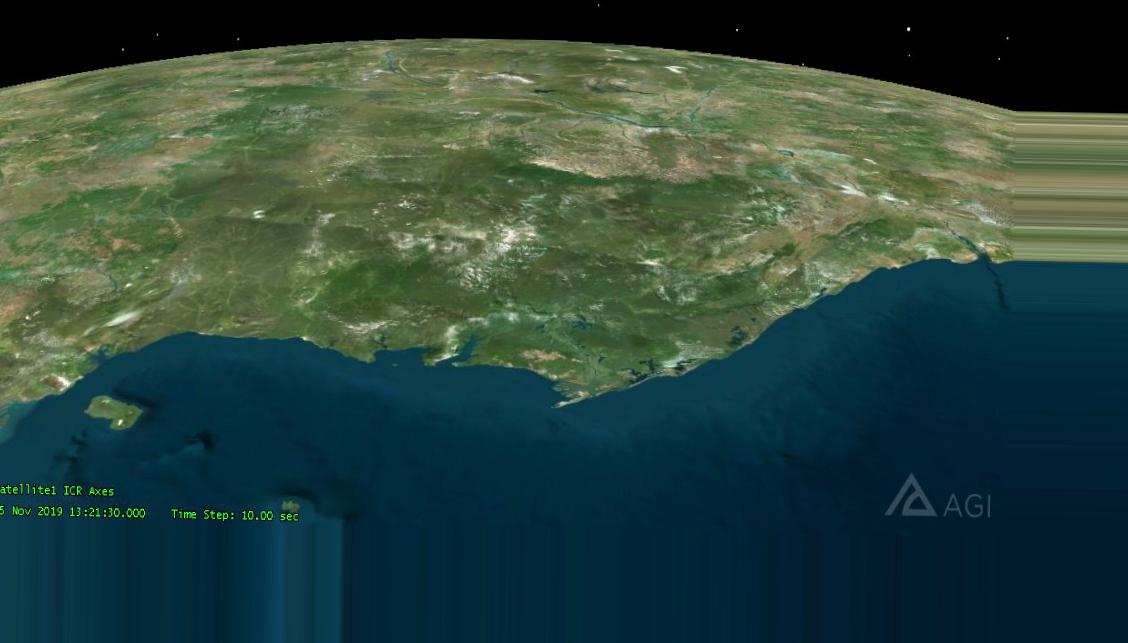
#> input picture train_aug/long_0/image_0_2829.jpeg, 1128 x 643 px; its folder holds 3 pictures in this run
$ python main_file.py   (older library calls are emulated)
#> lines starting #> are read from the running program, lines starting #| are printed output that depends on the picture
### network_class.py

#### Libraries
# Standard library
import random
import csv
# Third-party libraries
import numpy as np
import matplotlib.pyplot as plt

class Network(object):

    def __init__(self, sizes, act_func_flag, cost_func_flag, plot_flag, log_flag, momentum_flag):
        self.num_layers = len(sizes)
        self.sizes = sizes
        self.biases = [np.random.randn(y, 1) for y in sizes[1:]]
        self.weights = [np.random.randn(y, x)
                        for x, y in zip(sizes[:-1], sizes[1:])]
        self.accuracy_array = []
        self.epochs_array = []
        self.act_func_flag = act_func_flag
        self.cost_func_flag = cost_func_flag
        self.plot_flag = plot_flag
        self.log_flag = log_flag
        self.momentum_flag = momentum_flag

    # [5 lines left out: function feedforward, not called in this run]

    def SGD(self, training_data, epochs, mini_batch_size, eta, gamma, beta_1, beta_2,
            test_data=None):

        if test_data: n_test = len(test_data)
        n = len(training_data)
        self.epochs_array = np.arange(epochs)
        for j in range(epochs):
            t = 1
            random.shuffle(training_data)
            mini_batches = [
                training_data[k:k+mini_batch_size]
                for k in range(0, n, mini_batch_size)]
            for mini_batch in mini_batches:
                self.update_mini_batch(mini_batch, eta, gamma, beta_1, beta_2, t)
                t += 1
            if test_data:
                k = self.evaluate(test_data, j)
                print("Epoch {0}: {1} / {2}".format(
                    j, k, n_test))
                self.accuracy_array.append(k/n_test)
            else:
                print("Epoch {0} complete".format(j))
        if self.plot_flag == 1:
            self.plot()

    def update_mini_batch(self, mini_batch, eta, gamma, beta_1, beta_2, t):

        nabla_b = [np.zeros(b.shape) for b in self.biases]
        nabla_w = [np.zeros(w.shape) for w in self.weights]
        update_minus1_b = [np.zeros(b.shape) for b in self.biases]
        update_minus1_w = [np.zeros(w.shape) for w in self.weights]

        epsilon = np.power(0.1, 8)

        v_t_b = [np.zeros(b.shape) for b in self.biases]
        v_t_w = [np.zeros(w.shape) for w in self.weights]

        m_t_b = [np.zeros(b.shape) for b in self.biases]
        m_t_w = [np.zeros(w.shape) for w in self.weights]

        update_minus1_vtb = [np.zeros(b.shape) for b in self.biases]
        update_minus1_vtw = [np.zeros(w.shape) for w in self.weights]

        update_minus1_mtb = [np.zeros(b.shape) for b in self.biases]
        update_minus1_mtw = [np.zeros(w.shape) for w in self.weights]


        for x, y in mini_batch:

            # For using nestorov gradient descent
            if(self.momentum_flag == 2):
                self.weights = [w - (gamma/len(mini_batch))*u_m1_w
                        for w, u_m1_w in zip(self.weights, update_minus1_w)]

                self.biases = [b - (gamma/len(mini_batch))*u_m1_b
                       for b, u_m1_b in zip(self.biases, update_minus1_b)]

            delta_nabla_b, delta_nabla_w = self.backprop(x, y)


            update_minus1_b = [nb for nb in nabla_b]
            nabla_b = [nb+dnb for nb, dnb in zip(nabla_b, delta_nabla_b)]

            update_minus1_w = [nw for nw in nabla_w]
            nabla_w = [nw+dnw for nw, dnw in zip(nabla_w, delta_nabla_w)]

        # For using momentum and nestorov gradient descent
        if(self.momentum_flag == 1):
            # minus gamma times update t-1
            self.weights = [w-(eta/len(mini_batch))*nw - (gamma/len(mini_batch))*u_m1_w
                        for w, nw, u_m1_w in zip(self.weights, nabla_w, update_minus1_w)]

            self.biases = [b-(eta/len(mini_batch))*nb - (gamma/len(mini_batch))*u_m1_b
                       for b, nb, u_m1_b in zip(self.biases, nabla_b, update_minus1_b)]

        elif(self.momentum_flag == 2):
            self.weights = [w-(eta/len(mini_batch))*nw
                        for w, nw in zip(self.weights, nabla_w)]

            self.biases = [b-(eta/len(mini_batch))*nb
                       for b, nb in zip(self.biases, nabla_b)]

        # ADAM = annealing + momentum
        elif(self.momentum_flag == 3):

            # TODO correct this , beta_1 ^^ t
            update_minus1_vtw = [nw for nw in v_t_w]
            v_t_w = [np.multiply(np.multiply(n_t_w1, beta_2) + np.multiply(np.multiply(nw,nw),(1-beta_2)),
                                 1/(1-np.power(beta_2,t))) for n_t_w1, nw in zip( update_minus1_vtw, nabla_w)]
            update_minus1_vtb = [nb for nb in v_t_b]
            v_t_b = [np.multiply(np.multiply(n_t_b,beta_2) + np.multiply(np.multiply(nb,nb),(1-beta_2)),
                                 1 / (1 - np.power(beta_2, t))) for n_t_b, nb in zip(update_minus1_vtb, nabla_b)]

            update_minus1_mtw = [nw for nw in m_t_w]
            m_t_w = [np.multiply(np.multiply(m_t_w, beta_1) + np.multiply(nw,(1-beta_1)),
                                 1/(1-np.power(beta_1,t)))  for m_t_w, nw in zip(update_minus1_mtw, nabla_w)]

            update_minus1_mtb = [nb for nb in m_t_b]
            m_t_b = [np.multiply(np.multiply(m_t_b, beta_1) + np.multiply(nb, (1 - beta_1)),
                                 1 / (1 - np.power(beta_1, t))) for m_t_b, nb in zip(update_minus1_mtb, nabla_b)]

            self.weights = [w - (np.multiply(((eta/(np.sqrt(np.add(n1_t_w,epsilon))))/len(mini_batch)), m1_t_w))
                            for w, n1_t_w, m1_t_w in zip(self.weights, v_t_w, m_t_w)]

            self.biases = [b - (np.multiply(((eta/(np.sqrt(np.add(v1_t_b,epsilon))))/len(mini_batch)),m1_t_b))
                           for b, v1_t_b, m1_t_b in zip(self.biases, v_t_b, m_t_b)]

            # For using standard gradient descent
        elif(self.momentum_flag == 0):
            self.weights = [w - (eta / len(mini_batch)) * nw
                            for w, nw in zip(self.weights, nabla_w)]
            self.biases = [b - (eta / len(mini_batch)) * nb
                           for b, nb in zip(self.biases, nabla_b)]


    def backprop(self, x, y):

        nabla_b = [np.zeros(b.shape) for b in self.biases]
        nabla_w = [np.zeros(w.shape) for w in self.weights]
        # feedforward
        activation = x
        activations = [x] # list to store all the activations, layer by layer
        zs = [] # list to store all the z vectors, layer by layer
        for b, w in zip(self.biases, self.weights):
            z = np.dot(w, activation)+b
            zs.append(z)
            activation = self.act_func(z)
            activations.append(activation)
        # backward pass
        if(self.cost_func_flag == 1):
            delta = self.cost_derivative(activations[-1], zs[-1], y)
        else:
            delta = self.cost_derivative(activations[-1], zs[-1], y) * \
                    self.act_func_prime(zs[-1])

        nabla_b[-1] = delta
        nabla_w[-1] = np.dot(delta, activations[-2].transpose())

        for l in range(2, self.num_layers):
            z = zs[-l]
            sp = self.act_func_prime(z)
            delta = np.dot(self.weights[-l+1].transpose(), delta) * sp
            nabla_b[-l] = delta
            nabla_w[-l] = np.dot(delta, activations[-l-1].transpose())

        return (nabla_b, nabla_w)

    # [14 lines left out: function evaluate, not called in this run]

    def plot(self):
        fig = plt.figure()
        ax = fig.add_subplot(111)
        ax.plot(self.epochs_array, self.accuracy_array)
        ax.set_xlabel('Epoch')
        ax.set_ylabel('Accuracy')
        plt.show()

    def cost_derivative(self, output_activations, input_activations, y):
        if(self.cost_func_flag == 1):
            return (output_activations-y)
        # Cross Entropy with Softmax
        elif (self.cost_func_flag == 2):
            exps = np.exp(input_activations)
            exps = exps / np.sum(exps)
            return (exps-y)

    # Activation Function - Sigmoid or tanh
    def act_func(self, z):
        if (self.act_func_flag==1):
            return 1.0/(1.0+np.exp(-z))
        else:
            return np.tanh(z)

    # Activation Function derivative
    def act_func_prime(self, z):
        if(self.act_func_flag == 1):
            return self.act_func(z)*(1-self.act_func(z))
        else:
            return 1-(np.tanh(z))**2

### main_file.py
# Standard library
import random
import sys

import PIL
# My library
sys.path.append('/content/Earth_Images_Dataset')
import network_class
# Third-party libraries
import numpy as np

from PIL import Image


import sys
import os
import csv

# Constants
LEARNING_RATES = [0.01]
gamma = 0.9
beta_1 = 0.9
beta_2 = 0.999
NUM_EPOCHS = 30
MINI_BATCH_SIZE = 20
act_func_is_sigmoid = 1 # 1 - sigmoid , 0 - tanh
cost_func_flag = 1 #1-Square Error , 2-cross entropy
plot_flag = 1
log_flag = 0
momentum_flag = 0  #0 - Standard GD , 1 - Momentum , 2 - nestorov, 3 - ADAM


def main():
    run_networks()
#> (reads new_test_labels_project.csv from the repository)

def get_train_images():

    myFileList = createFileList_train('/content/Earth_Images_Dataset/train_aug')
#> pass 2 of the loop in createFileList_train, `for root, dirs, files in os.walk(myDir, topdown=False):`:
    basewidth = 320
    train_elements_generated = []
    k = 0
    for file in myFileList:
        k = k+1
        img_file = Image.open(file)
#> img_file is the input picture: PIL image 1128x643 RGB; mean R, G, B 43.9, 69.1, 62

        width, height = img_file.size
#> width = 1128; height = 643
        format = img_file.format
#> format = 'JPEG'
        mode = img_file.mode
#> mode = 'RGB'

        # Resizing the Image
        wpercent = (basewidth / float(img_file.size[0]))
#> wpercent = 0.284
        hsize = int((float(img_file.size[1]) * float(wpercent)))
#> hsize = 182
        img_file = img_file.resize((basewidth, hsize), PIL.Image.ANTIALIAS)
#> img_file: PIL image 320x182 RGB

        # Make image Greyscale
        img_grey = img_file.convert('L')
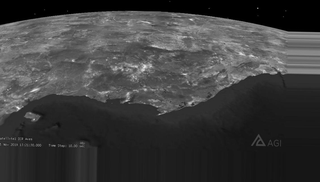
#> img_grey: PIL image 320x182 L; min 0, max 241, mean 60.8
        # img_grey.save('result.png')
        if (k == 1):
            img_grey.show()

        # Save Greyscale values
        value = np.asarray(img_grey.getdata(), dtype=np.int).reshape((img_grey.size[1], img_grey.size[0]))
        value = value.flatten()

        train_elements_generated.append(list(value))
#> pass 2 of the loop in get_train_images, `for file in myFileList:`:
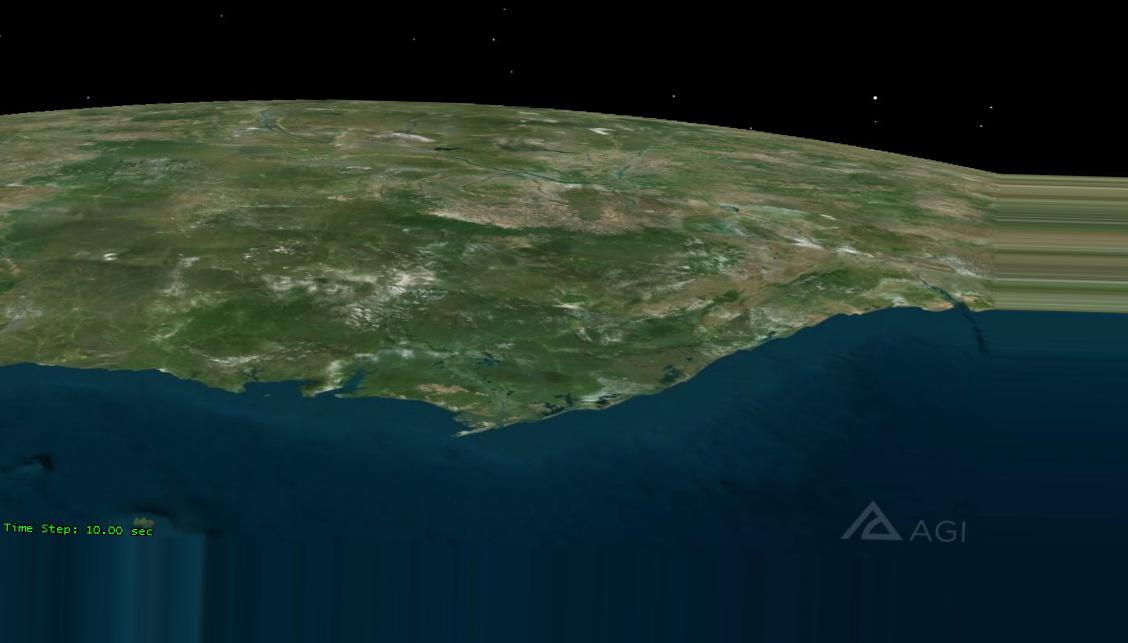
#> input picture train_aug/long_0/image_0_268.jpeg, 1128 x 643 px
#> in get_train_images, img_file is the input picture: PIL image 1128x643 RGB; mean R, G, B 32, 50.3, 45.6
#> img_file: PIL image 320x182 RGB
#> in get_train_images, `img_grey = img_file.convert('L')`:
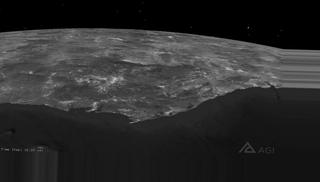
#> img_grey: PIL image 320x182 L; min 0, max 194, mean 44.3
    print('Train Images Loaded')
    print(len(train_elements_generated))
#| 2
    return (np.asarray(train_elements_generated))

def get_test_images():

    # CHANGE
    myFileList = createFileList_test('/content/Earth_Images_Dataset/test_aug')
    basewidth = 320
    test_elements_generated = []
    for file in myFileList:

        img_file = Image.open(file)

        width, height = img_file.size
        format = img_file.format
        mode = img_file.mode

        # Resizing the Image
        wpercent = (basewidth / float(img_file.size[0]))
        hsize = int((float(img_file.size[1]) * float(wpercent)))
        img_file = img_file.resize((basewidth, hsize), PIL.Image.ANTIALIAS)

        # Make image Greyscale
        img_grey = img_file.convert('L')
        # img_grey.save('result.png')
        # img_grey.show()

        # Save Greyscale values
        value = np.asarray(img_grey.getdata(), dtype=np.int).reshape((img_grey.size[1], img_grey.size[0]))
        value = value.flatten()
        test_elements_generated.append(list(value))

    print('Test Images Loaded')
    print(len(test_elements_generated))
    return (np.asarray(test_elements_generated))

def createFileList_train(myDir, format='.jpeg' ):
    fileList = []
    #print(myDir)
    for root, dirs, files in os.walk(myDir, topdown=False):
        for name in files:
            if name.endswith(format):
                fullName = os.path.join(root, name)
                fileList.append(fullName)
    return fileList

def createFileList_test(myDir, format='.jpg' ):
    fileList = []
    #print(myDir)
    for root, dirs, files in os.walk(myDir, topdown=False):
        for name in files:
            if name.endswith(format):
                fullName = os.path.join(root, name)
                fileList.append(fullName)
    return fileList

def load_data():

    # Get the testing Images
    test_data_ndarray = get_test_images()


    # Get the testing Labels
    with open('/content/Earth_Images_Dataset/new_test_labels_project.csv', newline='') as f2:
        l2 = list(csv.reader(f2))
    elements_2 = []
    for sub_list_2 in l2:
        for element in sub_list_2:
            temp = int(element)
            elements_2.append(temp)
    test_labels_ndarray = np.array(elements_2)
    print('Test Labels Loaded')
    test_data = (test_data_ndarray, test_labels_ndarray)

    # Get the training Images
    train_data_ndarray = get_train_images()

    # Get the training labels
    with open('/content/Earth_Images_Dataset/new_train_labels_project_aug.csv', newline='') as f2:
#> (reads new_train_labels_project_aug.csv from the repository)
        l2 = list(csv.reader(f2))
    elements_2 = []
    for sub_list_2 in l2:
        for element in sub_list_2:
            temp = int(element)
            elements_2.append(temp)
    train_labels_ndarray = np.array(elements_2)
    print('Train Labels Loaded')
    training_data = (train_data_ndarray, train_labels_ndarray)

    return (training_data, test_data)

def load_data_wrapper():

    tr_d, te_d = load_data()

    training_inputs = [np.reshape(x, (58240, 1)) for x in tr_d[0]]
#> training_inputs = 2 items
    training_results = [vectorized_result(y) for y in tr_d[1]]
#> training_results = 960 items, first 6: [1, 0, 0, 0, 0, 0, 0, 0, 0, 0], [1, 0, 0, 0, 0, 0, 0, 0, 0, 0], [1, 0, 0, 0, 0, 0, 0, 0, 0, 0], [1, 0, 0, 0, 0, 0, 0, 0, 0, 0], [1, 0, 0, 0, 0, 0, 0, 0, 0, 0], [1, 0, 0, 0, 0, 0, 0, 0, 0, 0]
    training_data = list(zip(training_inputs, training_results))
#> training_data = 2 items

    test_inputs = [np.reshape(x, (58240, 1)) for x in te_d[0]]
#> test_inputs = []
    test_data = list(zip(test_inputs, te_d[1]))
#> test_data = []

    return (training_data, test_data)


def vectorized_result(j):
    e = np.zeros((10, 1))
    e[j] = 1.0
    return e


def run_networks():
    # Random.seed() is used so that every time weights and biases
    # are initialized with the same values
    random.seed(12345678)
    np.random.seed(12345678)
    training_data, test_data = load_data_wrapper()
#> training_data = 2 items; test_data = []

    for eta in LEARNING_RATES:
        #print("\nTrain a network using eta = "+str(eta))
        # Instantiate Network Object
        net = network_class.Network([58240, 50, 50, 10],
                                    act_func_is_sigmoid, cost_func_flag, plot_flag, log_flag
                                    , momentum_flag)
        # Run Stochastic Gradient Descent
        net.SGD(training_data, NUM_EPOCHS, MINI_BATCH_SIZE, eta, gamma, beta_1, beta_2, test_data)
#> this loop made 1 pass
#> n in SGD on pass 1: 2


if __name__ == "__main__":
#> (the run stopped early here; a loop or call above may not have finished)
